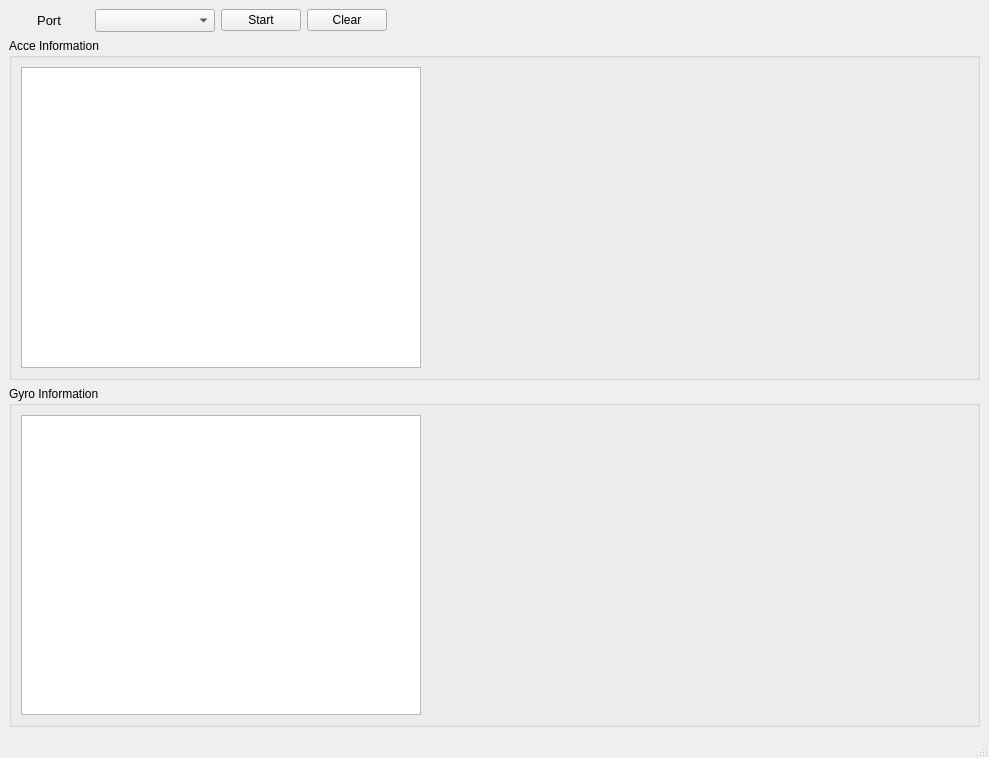
<?xml version="1.0" encoding="UTF-8"?>
<ui version="4.0">
 <class>MainWindow</class>
 <widget class="QMainWindow" name="MainWindow">
  <property name="geometry">
   <rect>
    <x>0</x>
    <y>0</y>
    <width>989</width>
    <height>758</height>
   </rect>
  </property>
  <property name="windowTitle">
   <string>MainWindow</string>
  </property>
  <widget class="QWidget" name="centralwidget">
   <layout class="QHBoxLayout" name="horizontalLayout_5">
    <item>
     <layout class="QVBoxLayout" name="verticalLayout">
      <item>
       <layout class="QHBoxLayout" name="horizontalLayout_6">
        <item>
         <widget class="QLabel" name="lbl_PortInfo">
          <property name="minimumSize">
           <size>
            <width>80</width>
            <height>0</height>
           </size>
          </property>
          <property name="font">
           <font>
            <pointsize>10</pointsize>
           </font>
          </property>
          <property name="text">
           <string>Port</string>
          </property>
          <property name="alignment">
           <set>Qt::AlignCenter</set>
          </property>
         </widget>
        </item>
        <item>
         <widget class="QComboBox" name="cbox_PortInfo">
          <property name="minimumSize">
           <size>
            <width>120</width>
            <height>0</height>
           </size>
          </property>
          <property name="font">
           <font>
            <pointsize>10</pointsize>
           </font>
          </property>
         </widget>
        </item>
        <item>
         <widget class="QPushButton" name="pbtn_Switch">
          <property name="text">
           <string>Start</string>
          </property>
         </widget>
        </item>
        <item>
         <widget class="QPushButton" name="pbtn_Clear">
          <property name="text">
           <string>Clear</string>
          </property>
         </widget>
        </item>
        <item>
         <spacer name="horizontalSpacer">
          <property name="orientation">
           <enum>Qt::Horizontal</enum>
          </property>
          <property name="sizeHint" stdset="0">
           <size>
            <width>40</width>
            <height>20</height>
           </size>
          </property>
         </spacer>
        </item>
       </layout>
      </item>
      <item>
       <widget class="QGroupBox" name="gbox_Acce">
        <property name="title">
         <string>Acce Information</string>
        </property>
        <layout class="QHBoxLayout" name="horizontalLayout_2">
         <item>
          <layout class="QHBoxLayout" name="horizontalLayout">
           <item>
            <widget class="QPlainTextEdit" name="ptxt_AcceMessage">
             <property name="maximumSize">
              <size>
               <width>400</width>
               <height>16777215</height>
              </size>
             </property>
             <property name="font">
              <font>
               <pointsize>10</pointsize>
              </font>
             </property>
             <property name="readOnly">
              <bool>true</bool>
             </property>
            </widget>
           </item>
           <item>
            <widget class="QChartView" name="view_Acce" native="true"/>
           </item>
          </layout>
         </item>
        </layout>
       </widget>
      </item>
      <item>
       <widget class="QGroupBox" name="gbox_Gyro">
        <property name="title">
         <string>Gyro Information</string>
        </property>
        <layout class="QHBoxLayout" name="horizontalLayout_4">
         <item>
          <layout class="QHBoxLayout" name="horizontalLayout_3">
           <item>
            <widget class="QPlainTextEdit" name="ptxt_GyroMessage">
             <property name="maximumSize">
              <size>
               <width>400</width>
               <height>16777215</height>
              </size>
             </property>
             <property name="font">
              <font>
               <pointsize>10</pointsize>
              </font>
             </property>
             <property name="readOnly">
              <bool>true</bool>
             </property>
            </widget>
           </item>
           <item>
            <widget class="QChartView" name="view_Gyro" native="true"/>
           </item>
          </layout>
         </item>
        </layout>
       </widget>
      </item>
     </layout>
    </item>
   </layout>
  </widget>
  <widget class="QMenuBar" name="menubar">
   <property name="geometry">
    <rect>
     <x>0</x>
     <y>0</y>
     <width>989</width>
     <height>25</height>
    </rect>
   </property>
  </widget>
  <widget class="QStatusBar" name="statusbar"/>
 </widget>
 <customwidgets>
  <customwidget>
   <class>QChartView</class>
   <extends>QWidget</extends>
   <header location="global">QtCharts/QChartView</header>
   <container>1</container>
  </customwidget>
 </customwidgets>
 <resources/>
 <connections/>
</ui>
